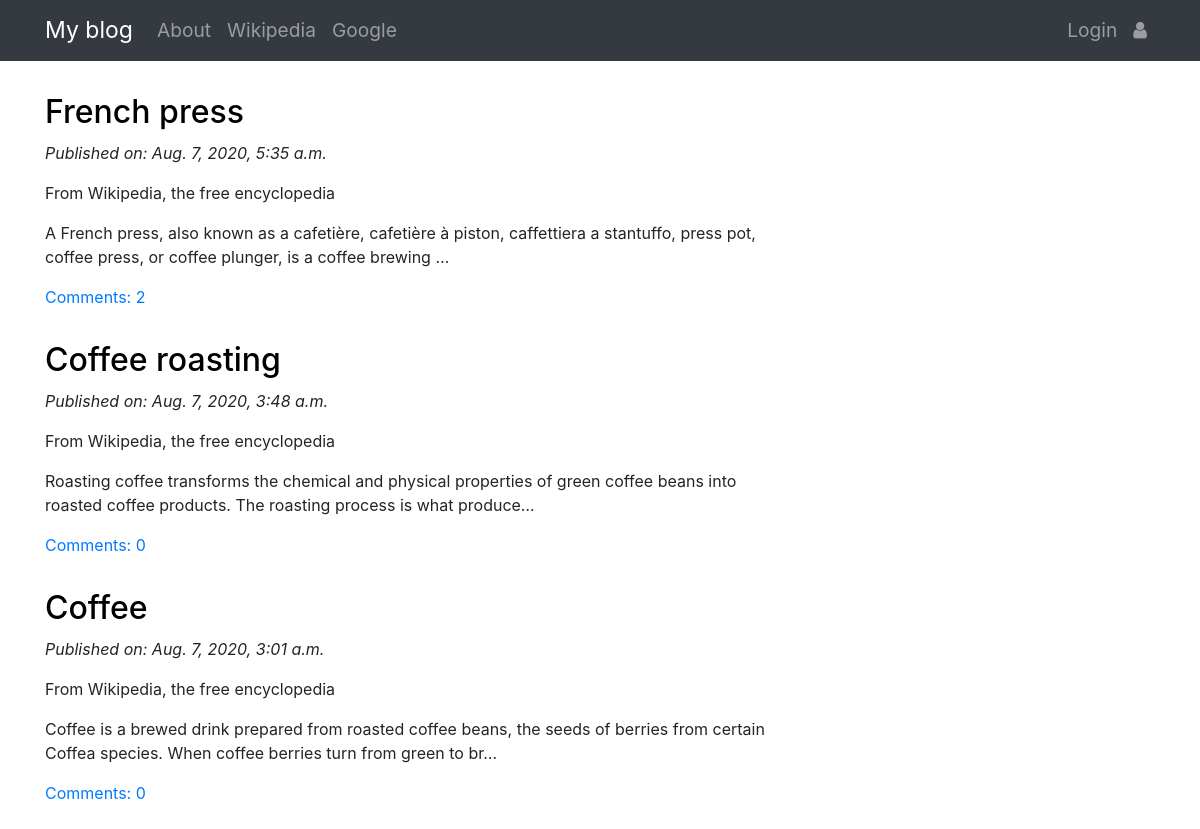
The page / on the database its author committed.
### blog/models.py (models this page shows, shortened)
class Post(models.Model):
    author = models.ForeignKey('auth.User',on_delete=models.CASCADE)
    title = models.CharField(max_length=256)
    text = models.TextField()
    created_date = models.DateTimeField(default=timezone.now)
    published_date = models.DateTimeField(blank=True,null=True)
    def approve_comments(self):
        return self.comments.filter(approved_comment=True)

### blog/views.py (the view)
# urls.py: url(r'^$',views.PostListView.as_view(),name='post_list'),
class PostListView(ListView):
    model = Post
    def get_queryset(self):
        return Post.objects.filter(published_date__lte=timezone.now()).order_by('-published_date')

### blog/templates/blog/post_list.html
{% extends 'blog/base.html' %}
{% block content %}
  {% for post in post_list %}
    <div class="post">
      <h1><a class="post-title" href="{% url 'post_detail' pk=post.pk %}">{{post.title}}</a></h1>
      <div class="date">
        <p>Published on: {{post.published_date}}</p>
      </div>
      <p>{{post.text|safe|linebreaksbr|truncatechars:200}}</p>
      <a href="{% url 'post_detail' pk=post.pk %}">Comments: {{post.approve_comments.count}}</a>
    </div>
    <br>
  {% endfor %}
{% endblock %}

### blog/templates/blog/base.html (shortened to what this page needs)
<!DOCTYPE html>
{% load static %}
<html lang="en" dir="ltr">
  <head>
    <link rel="stylesheet" href="https://stackpath.bootstrapcdn.com/bootstrap/4.5.0/css/bootstrap.min.css">
    <link href="https://maxcdn.bootstrapcdn.com/font-awesome/4.7.0/css/font-awesome.min.css" rel="stylesheet">
    <link rel="stylesheet" href="//cdn.jsdelivr.net/npm/medium-editor@latest/dist/css/medium-editor.min.css" type="text/css" media="screen" charset="utf-8">
    <link rel="stylesheet" href="{% static 'css/blog.css' %}">
  </head>
  <body>
    <nav class='navbar navbar-expand-lg navbar-dark bg-dark navbar-custom sticky-top'>
      <div class="container">
        <ul class='nav navbar-nav'>
          <li class="nav-item">
            <a class='navbar-brand' href="{% url 'post_list' %}">My blog</a>
          </li>
          <li class="nav-item">
            <a class='nav-link' href="{% url 'about' %}">About</a>
          </li>
          <li class="nav-item">
            <a class='nav-link' href="https://www.wikipedia.com">Wikipedia</a>
          </li>
          <li class="nav-item">
            <a class='nav-link' href="https://www.google.com">Google</a>
          </li>
        </ul>
        <ul class='nav navbar-nav navbar-right'>
          {% if user.is_authenticated %}
            <li class="nav-item">
              <a class='nav-link' href="{% url 'post_new' %}">New Post</a>
            </li>
            <li class="nav-item">
              <a class='nav-link' href="{% url 'post_draft_list' %}">Drafts</a>
            </li>
            <li class="nav-item">
              <a class='nav-link' href="{% url 'logout' %}">Logout</a>
            </li>
            <li class="nav-item">
              <a class='nav-link disabled'>Welcome: {{user.username}}</a>
            </li>
          {% else %}
            <li class="nav-item">
              <a class='nav-link' href="{% url 'login' %}">Login</a>
            </li>
            <li class="nav-item">
              <a class='nav-link' href="{% url 'login' %}"><span class='fa fa-user'></span></a>
            </li>
          {% endif %}
        </ul>
      </div>
    </nav>
    <div class="content container">
      <div class="row">
        <div class="col-md-8">
          <div class="blog_posts">
            <br>
            {% block content %}
            {% endblock %}
          </div>
        </div>
      </div>
    </div>
  </body>
</html>

### blog/static/css/blog.css (style rules this page uses)
.post-title { color: black; font-size: 0.8em; }
.content { margin-left: auto; margin-right: auto; }
.date { font-style: italic; }
.navbar-custom { font-weight:normal; font-size: 1.2em; }
.navbar-brand { font-size: 1.2em; font-weight: normal; }

### rows shown on the page
Post: title "French press", published_date "Aug. 7, 2020, 5:35 a.m.", text "From Wikipedia, the free encyclopedia A French press, also known as a cafetière, cafetière à piston, caffettiera a stantuffo, press pot, coffee press, or coffee plunger, is a coffee brewing …", approve_comments.count "2"
Post: title "Coffee roasting", published_date "Aug. 7, 2020, 3:48 a.m.", text "From Wikipedia, the free encyclopedia Roasting coffee transforms the chemical and physical properties of green coffee beans into roasted coffee products. The roasting process is what produce…", approve_comments.count "0"
Post: title "Coffee", published_date "Aug. 7, 2020, 3:01 a.m.", text "From Wikipedia, the free encyclopedia Coffee is a brewed drink prepared from roasted coffee beans, the seeds of berries from certain Coffea species. When coffee berries turn from green to br…", approve_comments.count "0"
